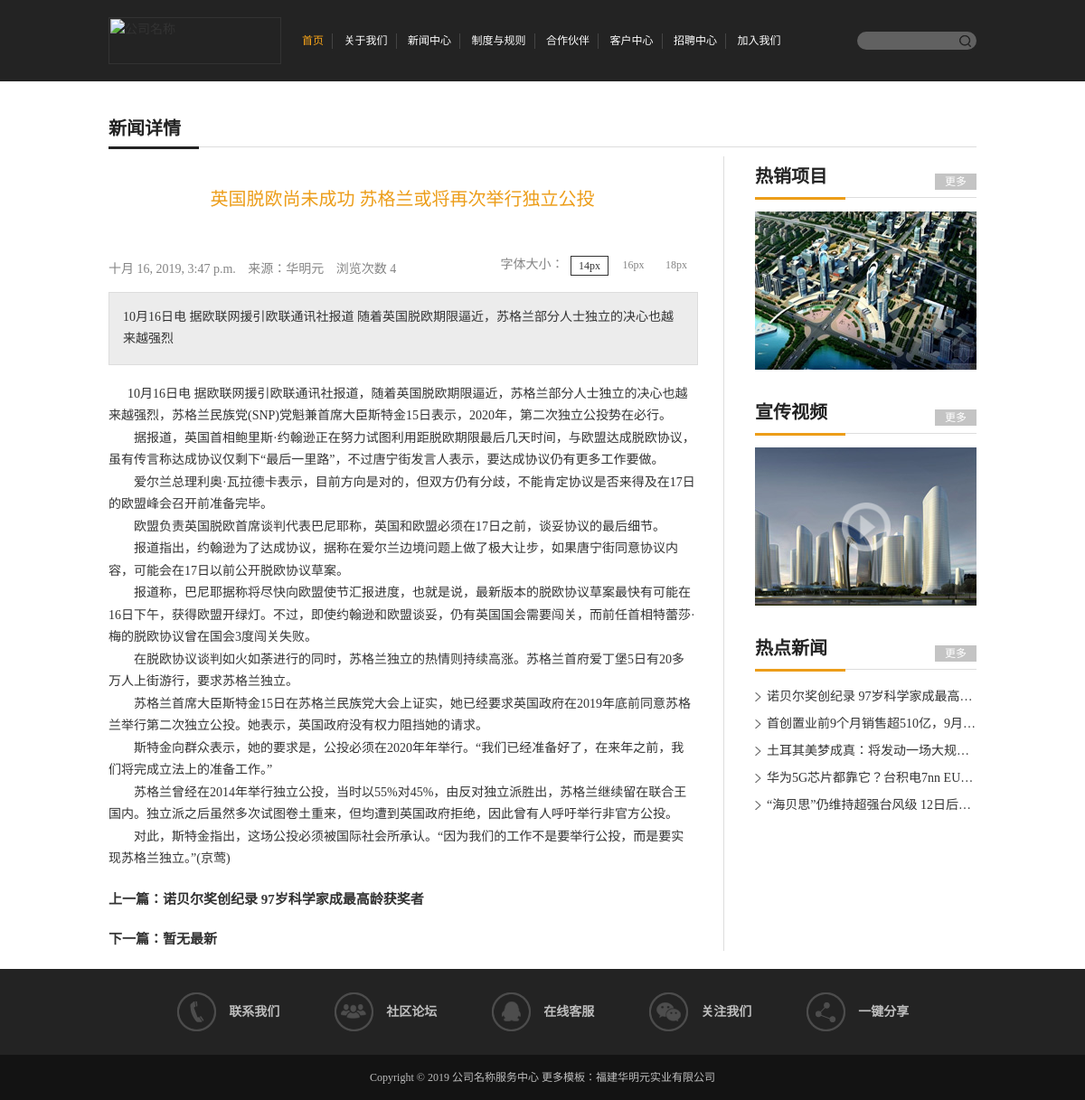
The page /news/new_d/8 on the database its author committed.
### apps/news/models.py (models this page shows, shortened)
class News(models.Model):
    title = models.CharField(max_length=50, verbose_name="新闻标题", help_text="新闻标题")
    author = models.CharField(max_length=20, verbose_name="新闻来源", help_text="新闻来源")
    read_num = models.IntegerField(default=0, verbose_name="阅读次数", help_text="阅读次数")
    text = models.TextField(max_length=500, verbose_name="文章摘要", help_text="文章摘要")
    content = RichTextUploadingField(verbose_name="文章", help_text="文章")
    created_time = models.DateTimeField(auto_now_add=True,verbose_name="发布时间", help_text="发布时间")
    class Meta:
        ordering = ["id", '-created_time']
        db_table = "tb_news"  # 指明数据库表名
        verbose_name = "新闻中心"  # 在admin站点中显示的名称
        verbose_name_plural = verbose_name  # 显示的复数名称

### apps/news/views.py (the view)
# urls.py: path("new_d/<int:new_id>", views.new_detail, name='new_d'),
def new_detail(request, new_id):
    new = News.objects.get(id=new_id)
    new.read_num += 1
    new.save()
    hot_news =  News.objects.all().order_by("-read_num")[0:5]
    previoud_new = News.objects.filter(created_time__lt=new.created_time).last()
    next_new = News.objects.filter(created_time__gt=new.created_time).first()
    return render(request,"news/news_d.html", locals())

### templates/news/news_d.html (shortened to what this page needs)
{% extends "index/base.html" %}
{% block main %}
<div class="space_hx">&nbsp;</div>
<div class="scd clearfix">
	<div class="scd_top">
    	<span>新闻详情</span>
    </div>
    <div class="scd_m clearfix">
    	<div class="scd_ml">
        	<h1>{{ new.title }}</h1>
            <div class="time">
            	<span>{{ new.created_time }}</span>
                <span>来源：{{ new.author }}</span>
                <span>浏览次数  {{ new.read_num }}</span>
                <div class="font">
                	<span>字体大小：</span>
                    <em class="on f_14">14px</em>
                    <em class="f_16">16px</em>
                    <em class="f_18">18px</em>
                </div>
            </div>
            <div class="ctn">
            	<div class="des">
                	<p>{{ new.text }}</p>
                </div>
                <div class="ctn_m">
                    {{ new.content|safe }}
                </div>
            </div>
            <div class="space_hx">&nbsp;</div>
            <div style="font-size: 15px">
                {% if previoud_new %}
                    <h4>上一篇：<a href="{% url 'new_d' previoud_new.pk %}">{{ previoud_new.title }}</a></h4>
                {% else %}
                   <h4>上一篇：暂无</h4>
               {% endif %}
            <div class="space_hx">&nbsp;</div>
                {% if next_new %}
                    <h4>下一篇：<a href="{% url 'new_d' next_new.pk %}">{{ next_new.title }}</a></h4>
                {% else %}
                   <h4>下一篇：暂无最新</h4>
               {% endif %}
            </div>
        </div>
        <div class="scd_mr">
        	<div class="box_h">
            	<span>热销项目</span>
                <a href="">更多</a>
            </div>
            <div class="box_m"><img src="../../static/upload/pic4.jpg" alt=""/></div>
            <div class="space_hx">&nbsp;</div>
            <div class="box_h">
            	<span>宣传视频</span>
                <a href="">更多</a>
            </div>
            <div class="box_m">
            	<div class="videoRow-box">
                    <div class="rel">
                        <a href="javascript:;" class="videoImg">
                            <span class="play-btn"><img src="../../static/images/icon7.png"></span>
                        </a>
                    </div>
                </div>
            </div>
            <div class="space_hx">&nbsp;</div>
            <div class="box_h">
            	<span>热点新闻</span>
                <a href="{% url 'news' %}">更多</a>
            </div>
            <div class="box_m">
            	<ul>
                    {% for new in hot_news %}
                	    <li><a href="{% url 'new_d' new.id %}">{{ new.title }}</a></li>
                    {% endfor %}
                </ul>
            </div>
        </div>
    </div>
</div>
{% endblock %}

### static/css/thems.css (style rules this page uses)
body { font-family:"Microsoft Yahei";font-size:14px;color:#333; padding:0; margin:0; }
a { color:#333; }
div { -webkit-transition: all .3s ease-in-out 0s;-moz-transition: all .3s ease-in-out 0s;-ms-transition: all .3s ease-in-out 0s;-o-transition: all .3s ease-in-out 0s;transition: all .3s ease-in-out 0s; }
.rel { position:relative; }
.play-btn { position:absolute;top:50%;left:50%;opacity:0.9;color:#2b2b2b;margin:-27px 0 0 -27px;border-radius:50%;text-align:center;line-height:1;width:54px; height:54px; }
.videoRow-box .play-btn img { width:54px; height:54px; vertical-align:top; }
.videoImg { position:relative;display:block;z-index:9; }
.scd { width:1170px; margin:0px auto; padding:10px 0 20px; }
.scd .scd_top { width:100%; height:40px; line-height:40px; border-bottom:1px solid #ddd; position:relative; text-align:left; }
.scd .scd_top span { display:inline-block; *display:inline; zoom:1; height:40px; line-height:40px; padding-right:20px; font-size:20px; color:#232323; font-weight:bold; border-bottom:3px solid #232323; position:absolute; left:0; top:0; z-index:99; }
.scd .scd_m { width:100%; padding-top:10px; }
.scd_m .scd_ml { width:850px; float:left; text-align:left; font-size:14px; line-height:175%; border-right:1px solid #ddd; padding-right:38px; }
.scd_m .scd_ml h1 { width:100%; text-align:center; padding:35px 0; font-size:20px; color:#EC9D19; font-weight:normal; margin-bottom:15px; }
.scd_m .scd_ml .time { width:100%; height:30px; line-height:30px; position:relative; }
.scd_m .scd_ml .time span { display:inline-block; *display:inline; zoom:1; height:30px; line-height:30px; margin-right:10px; color:#858585; }
.scd_m .scd_ml .time .font { width:40%; position:absolute; right:0; top:0; text-align:right; }
.scd_m .scd_ml .time .font span,.scd_m .scd_ml .time .font em { display:inline-block; *display:inline; zoom:1; height:20px; line-height:20px; vertical-align:top; margin-top:5px; margin:0 2px; }
.scd_m .scd_ml .time .font em { width:40px; text-align:center; font-size:14px;color:#858585; cursor:pointer; font-size:12px; }
.scd_m .scd_ml .time .font em.on { border:1px solid #333; color:#333; }
.scd_m .scd_ml .ctn { width:100%;-webkit-transition: all .3s ease-in-out 0s;-moz-transition: all .3s ease-in-out 0s;-ms-transition: all .3s ease-in-out 0s;-o-transition: all .3s ease-in-out 0s;transition: all .3s ease-in-out 0s; }
.scd_m .scd_ml .ctn .des { width:100%; padding:15px 0; background:#ECECEC; border:1px solid #ddd; margin:10px 0; }
.scd_m .scd_ml .ctn .des p { width:830px; margin:0px auto; line-height:175%; }
.scd_m .scd_ml .ctn_m { width:100%; margin-top:20px; text-align:left; }
.scd_m .scd_mr { width:245px; float:right; }
.scd_mr .box_h { width:100%; height:45px; line-height:45px; position:relative; border-bottom:1px solid #ddd; margin-bottom:15px; }
.scd_mr .box_h span { display:inline-block; *display:inline; zoom:1; height:45px; line-height:45px; padding-right:20px; border-bottom:3px solid #EC9D19; font-size:20px; color:#232323; font-weight:bold; position:absolute; left:0; top:0; }
.scd_mr .box_h a { display:inline-block; *display:inline; zoom:1; width:46px; height:18px; background:#C4C4C4; text-align:center; line-height:18px; font-size:12px; color:#FFF; position:absolute; right:0; bottom:8px; }
.scd_mr .box_m { width:100%; margin-bottom:5px; }
.scd_mr .box_m img { width:100%; height:auto; vertical-align:top; }
.scd_mr .box_m ul { width:100%; }
.scd_mr .box_m ul li { width:100%; height:30px; line-height:30px; white-space:nowrap; overflow:hidden; text-overflow:ellipsis; background:url(../images/icon8.png) no-repeat left center; }
.scd_mr .box_m ul li a { font-size:14px; margin-left:13px; }

### static/css/responsive.css (style rules this page uses)
@media screen and (max-width:1200px) { .header .head,.banner,.i_ma,.i_mb,.friend,.fn_bg .f_nav,.scd { width:960px; } }
@media screen and (max-width:1200px) { .scd_m .scd_ml { width:650px; padding-right:30px; } }
@media screen and (max-width:1200px) { .scd_m .scd_ml .ctn .des p { width:620px; } }

### rows shown on the page
News: title "英国脱欧尚未成功 苏格兰或将再次举行独立公投", created_time "十月 16, 2019, 3:47 p.m.", author "华明元", read_num "4", text "10月16日电 据欧联网援引欧联通讯社报道 随着英国脱欧期限逼近，苏格兰部分人士独立的决心也越来越强烈", content "10月16日电 据欧联网援引欧联通讯社报道，随着英国脱欧期限逼近，苏格兰部分人士独立的决心也越来越强烈，苏格兰民族党(SNP)党魁兼首席大臣斯特金15日表示，2020年，第二次独立公投势在必行。 据报道，英国首相鲍里斯·约翰逊正在努力试图利用距脱欧期限最后几天时间，与欧盟达成脱欧协议，虽有传言称达成协议仅剩下“最后一里路”，不过唐宁街发言人表示，要达成协议仍有更多工作要做。 爱尔兰总理利奥·瓦拉德卡表示，目前方向是对的，但双方仍有分歧，不能肯定协议是否来得及在17日的欧盟峰会召开前准备完毕。 欧盟负责英国脱欧首席谈判代表巴尼耶称，英国和欧盟必须在17日之前，谈妥协议的最后细节。 报道指出，约翰逊为了达成协议，据称在爱尔兰边境问题上做了极大让步，如果唐宁街同意协议内容，可能会在17日以前公开脱欧协议草案。 报道称，巴尼耶据称将尽快向欧盟使节汇报进度，也就是说，最新版本的脱欧协议草案最快有可能在16日下午，获得欧盟开绿灯。不过，即使约翰逊和欧盟谈妥，仍有英国国会需要闯关，而前任首相特蕾莎·梅的脱欧协议曾在国会3度闯关失败。 在脱欧协议谈判如火如荼进行的同时，苏格兰独立的热情则持续高涨。苏格兰首府爱丁堡5日有20多万人上街游行，要求苏格兰独立。 苏格兰首席大臣斯特金15日在苏格兰民族党大会上证实，她已经要求英国政府在2019年底前同意苏格兰举行第二次独立公投。她表示，英国政府没有权力阻挡她的请求。 斯特金向群众表示，她的要求是，公投必须在2020年年举行。“我们已经准备好了，在来年之前，我们将完成立法上的准备工作。”…"
News: title "诺贝尔奖创纪录 97岁科学家成最高龄获奖者", title "诺贝尔奖创纪录 97岁科学家成最高…"
News: title "首创置业前9个月销售超510亿，9月…"
News: title "土耳其美梦成真：将发动一场大规…"
News: title "华为5G芯片都靠它？台积电7nn EU…"
News: title "“海贝思”仍维持超强台风级 12日后…"
